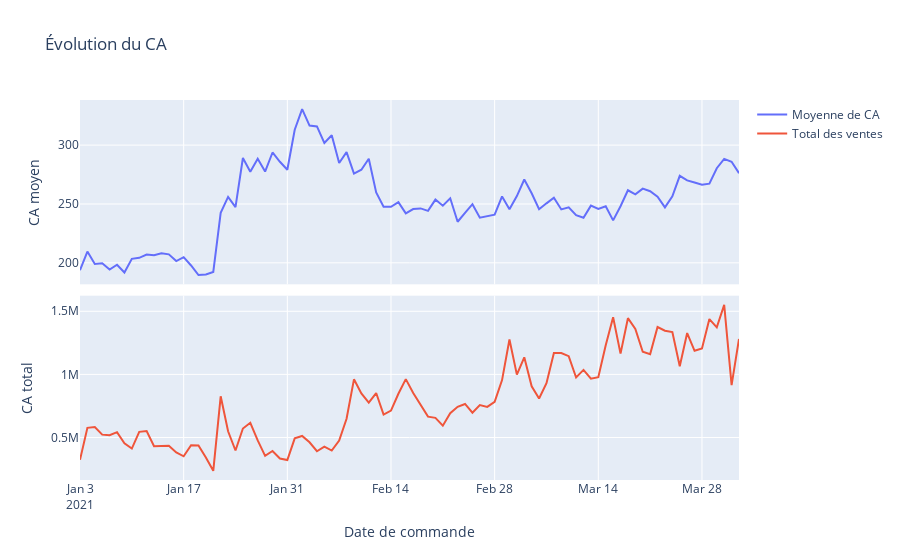

Here is the notebook cell this chart was saved with:
### Markdown cell above
Sales Trend in the Marketplace

### Code cell
date = d.groupby(d["Date de commande"])['Montant cmd'].mean().reset_index()
dt = d.groupby(d["Date de commande"])['Montant cmd'].sum().reset_index()
date_vent = pd.DataFrame(date)
date_v = pd.DataFrame(dt)
date_v.rename(columns={"Montant cmd": "Montant cmd tot"}, inplace=True)


fig = make_subplots(rows=2, cols=1, shared_xaxes=True, vertical_spacing=0.03)


fig.add_trace(go.Scatter(x=date_vent['Date de commande'], y=date_vent['Montant cmd'], mode='lines', name='Moyenne de CA'), row=1, col=1)


fig.add_trace(go.Scatter(x=date_v['Date de commande'], y=date_v['Montant cmd tot'], mode='lines', name='Total des ventes'), row=2, col=1)

fig.update_layout(title='Évolution du CA')
fig.update_xaxes(title_text='Date de commande', row=2, col=1)
fig.update_yaxes(title_text='CA moyen', row=1, col=1)
fig.update_yaxes(title_text='CA total', row=2, col=1, secondary_y = False)

fig.show()
